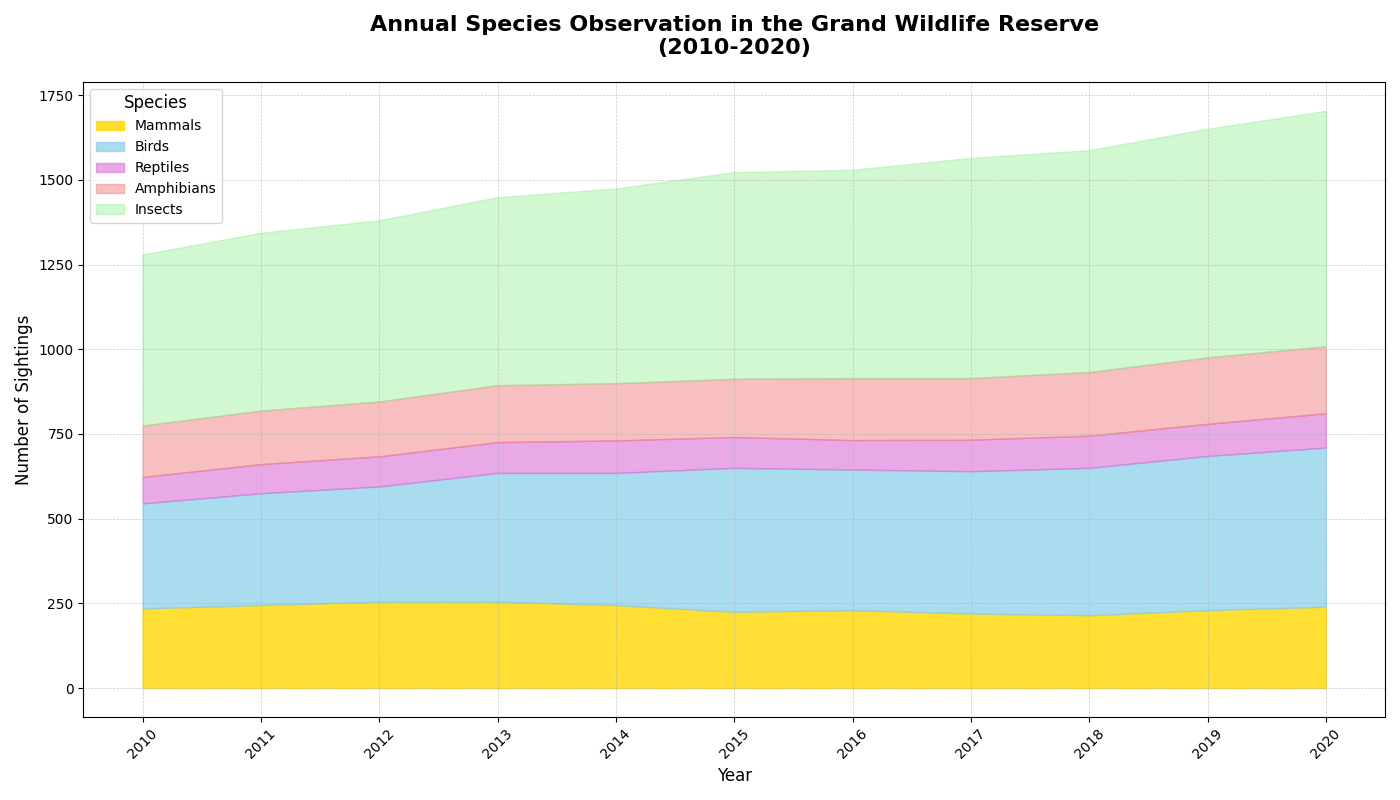

This figure's Python source:
import matplotlib.pyplot as plt
import numpy as np

years = np.arange(2010, 2021)

mammals = np.array([235, 245, 255, 255, 245, 225, 230, 220, 215, 230, 240])
birds = np.array([310, 330, 340, 380, 390, 425, 415, 420, 435, 455, 470])
reptiles = np.array([78, 86, 89, 91, 96, 91, 87, 93, 95, 95, 101])
amphibians = np.array([152, 158, 162, 168, 169, 172, 183, 182, 188, 196, 198])
insects = np.array([505, 525, 535, 555, 575, 610, 615, 650, 655, 675, 695])

data = np.array([mammals, birds, reptiles, amphibians, insects])
data_stack = np.cumsum(data, axis=0)

fig, ax = plt.subplots(figsize=(14, 8))

ax.fill_between(years, 0, data_stack[0], label='Mammals', color='gold', alpha=0.8)
ax.fill_between(years, data_stack[0], data_stack[1], label='Birds', color='skyblue', alpha=0.7)
ax.fill_between(years, data_stack[1], data_stack[2], label='Reptiles', color='orchid', alpha=0.6)
ax.fill_between(years, data_stack[2], data_stack[3], label='Amphibians', color='lightcoral', alpha=0.5)
ax.fill_between(years, data_stack[3], data_stack[4], label='Insects', color='lightgreen', alpha=0.4)

ax.set_title("Annual Species Observation in the Grand Wildlife Reserve\n(2010-2020)", fontsize=16, weight='bold', pad=20)
ax.set_xlabel("Year", fontsize=12)
ax.set_ylabel("Number of Sightings", fontsize=12)

ax.set_xticks(years)
ax.set_xticklabels(years, rotation=45, fontsize=10)

ax.grid(True, linestyle='--', linewidth=0.5, alpha=0.7)

ax.legend(loc='upper left', fontsize=10, title='Species', title_fontsize='12')

plt.tight_layout()
plt.show()
